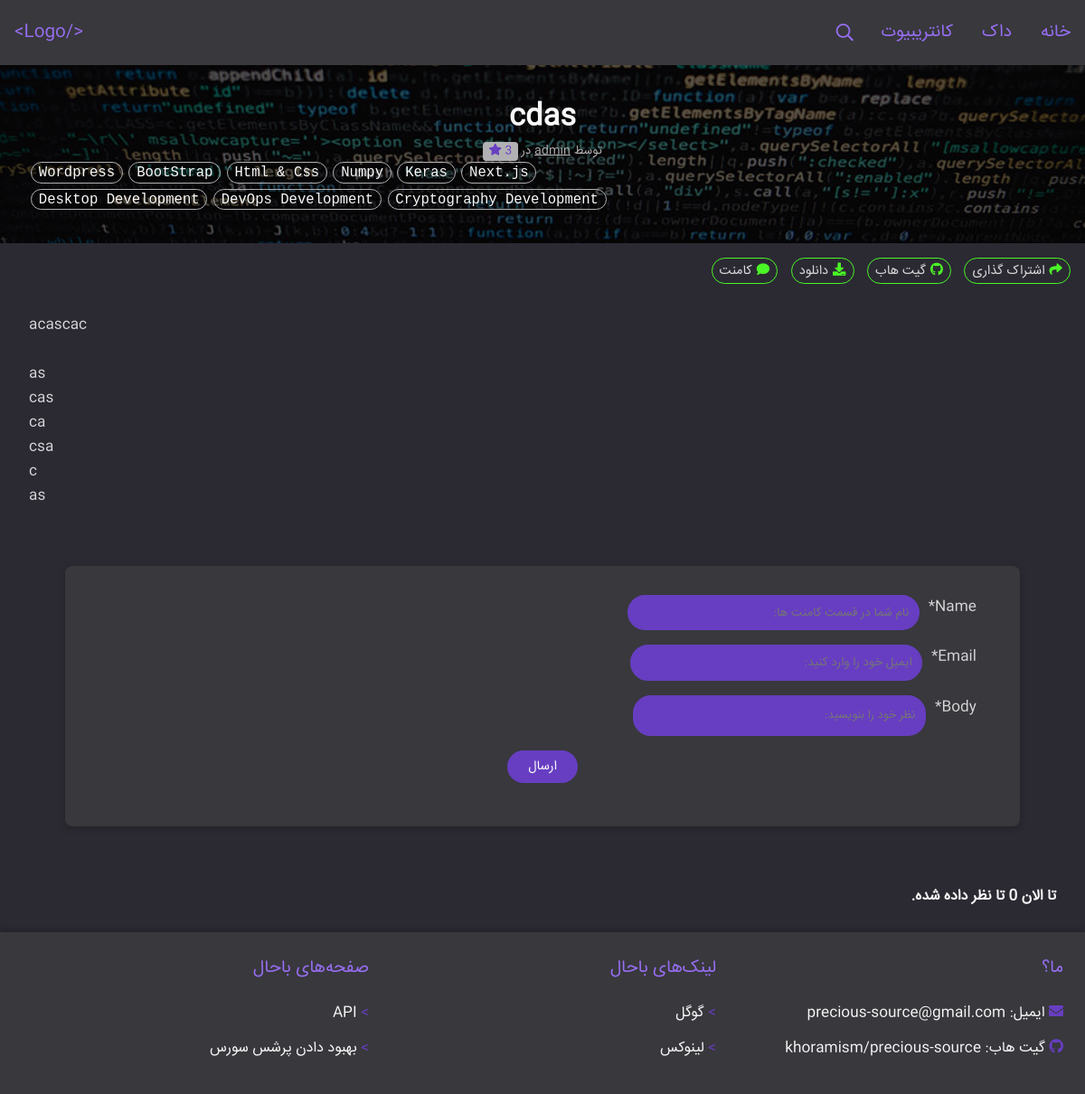
The app's page /post/cdas with its own data.
### blog/models/post.py (models this page shows, shortened)
class Post(Base):
	title = models.CharField(max_length=25)
	slug = models.SlugField(max_length=200, unique=True)
	url = models.URLField(max_length=100)
	stars = models.IntegerField(default=0)
	content = RichTextUploadingField(blank=True)
	summary = models.CharField(max_length=300,blank=True,null=True,default='')
	cat = MultiSelectField(choices=CATS)
	video = models.URLField(max_length=1000)
	langtag  = MultiSelectField(choices=LANGTAGS)
	author = models.ForeignKey(
        User, on_delete=models.CASCADE, related_name="blog_posts")
	class Meta:
		ordering = ['-created']

### blog/views.py (the view)
# urls.py: path('post/<slug:slug>', views.post_detail, name='post_detail'),
def post_detail(request, slug):
	template_name = 'blog/post_detail.html'
	post = get_object_or_404(Post, slug=slug)
	comments = post.comments.filter(active=True)
	new_comment = None
	if request.method == 'POST':
		comment_form = CommentForm(data=request.POST)
		if comment_form.is_valid():
			new_comment = comment_form.save(commit=False)
			new_comment.post = post
			new_comment.save()
	else:
		comment_form = CommentForm()
	return render(request, template_name, {'post': post,
										   'comments': comments,
										   'new_comment': new_comment,
										   'comment_form': comment_form})

### blog/forms.py
class CommentForm(forms.ModelForm):
    body = forms.CharField(widget=CKEditorWidget(config_name='comments'),required=True, max_length=2048)
    class Meta:
        model = Comment
        fields = ('name', 'email', 'body')

### blog/templates/blog/post_detail.html (shortened to what this page needs)
{% extends 'blog/base.html' %}
{% load static %}
{% load crispy_forms_tags %}
{% block content %}
  <head>
    <link href="{% static 'blog/css/post_detail.css' %}" type="text/css" rel="stylesheet">
    <link href="{% static 'blog/css/form.css' %}" type="text/css" rel="stylesheet">
    <link rel="stylesheet"
      href="//cdnjs.cloudflare.com/ajax/libs/highlight.js/10.4.1/styles/monokai-sublime.min.css">
  </head>
<header class="post-headear">
  <div class="post-title">
    <h1>{% block title %} {{ post.title }} {% endblock title %}</h1>
  </div>
  <div class="post-meta">
    <p class="post-whoWhen">توسط <span>{{ post.author }}</span> در </p>
    <p class="post-stars"><i class="fas fa-star"></i> <span>{{ post.stars }}</span></p>
  </div>
  <div class="post-tags en">
    <div id="post-tags-row__langtag" class="post-tags-row">
      {% for tag in post.langtag %}
        <div><p>{{ tag }}</p></div>
      {% endfor %}
    </div>
    <div id="post-tags-row__cat" class="post-tags-row">
      {% for category in post.cat %}
        <div><p>{{ category }}</p></div>
      {% endfor %}
    </div>
  </div>
</header>
<main class="post-main">
  <aside class="post-toolbar">
    <div class="post-toolbar-item">
      <a href="#"><i class="fas fa-share"></i>اشتراک گذاری</a>
    </div>
    <div class="post-toolbar-item">
      <a href="#"><i class="fab fa-github"></i>گیت هاب</a>
    </div>
    <div class="post-toolbar-item">
      <a href="#"><i class="fas fa-download"></i>دانلود</a>
    </div>
    <div class="post-toolbar-item">
      <a href="#post-write-comment"><i class="fas fa-comment"></i>کامنت</a>
    </div>
  </aside>
  <article class="post-article en">
    {{post.content |safe }}
  </article>
</main>
<div class="form-container">
  <form id="post-write-comment" method="post">
    {{ comment_form | crispy }}
    <div class="form-section-container submit">
      <button type="submit" class="">ارسال</button>
    </div>
  </form>
</div>
<div id="post-comment-section">
  <h2 id="post-comment-section__count">تا الان {{ comments.count }} تا نظر داده شده.</h2>
</div>
{% endblock %}

### blog/static/blog/css/style.css (style rules this page uses)
.en { direction: ltr; }
p, h1, h2, h3, h4, h5, h6 { margin: 0; }
body { margin: 0; background-color: #2b2a33; direction: rtl; font-family: "IRANSansWeb"; }

### blog/static/blog/css/post_detail.css (style rules this page uses)
.post-headear { background: linear-gradient(0deg, rgba(0, 0, 0, 0.65), rgba(0, 0, 0, 0.65)), url("/static/blog/img/code.jpg"); background-color: #cccccc; background-position: center; background-repeat: no-repeat; background-size: cover; padding: 2em; }
.post-headear .post-title { color: #f9f9fa; text-align: center; }
.post-headear .post-meta { color: #b1b1b3; font-size: smaller; text-align: center; }
.post-headear .post-meta p { display: inline-block; }
.post-headear .post-meta p.post-whoWhen span { text-decoration: underline; }
.post-headear .post-meta .post-stars { direction: ltr; padding: 0 0.5em; color: #673ec1; font-size: 0.8rem; border-radius: 4px; background-color: #b1b1b3; }
.post-headear .post-meta .post-stars i { cursor: pointer; transition: color 0.3s linear; }
.post-headear .post-tags .post-tags-row > div { display: inline-block; padding: 0.1em 0.5em; margin-left: 2px; margin-bottom: 5px; border: 1px solid #b1b1b3; border-radius: 20px; font-family: monospace; color: #f9f9fa; font-size: 1.2em; transition: all 0.3s linear; cursor: pointer; }
.post-main .post-toolbar { padding: 1em 1em; }
.post-main .post-toolbar .post-toolbar-item { padding: 0 0.5em; margin-left: 10px; border: 1px solid #4af626; border-radius: 20px; display: inline-block; transition: all 0.3s linear; cursor: pointer; }
.post-main .post-toolbar .post-toolbar-item a { transition: all 0.3s linear; color: #d9d9da; font-size: 0.9em; text-decoration: none; }
.post-main .post-toolbar .post-toolbar-item i { margin-left: 5px; color: #4af626; transition: all 0.3s linear; }
.post-main .post-article { color: #d9d9da; padding: 1em 2em; }
#post-write-comment .form-section-container > label { float: right; color: #d9d9da; margin-left: 10px; }
#post-write-comment .form-section-container .form-input { display: inline-block; }
#post-write-comment .form-section-container .form-input input { font-family: "IRANSansWeb"; }
#post-write-comment #id_body { border: none; border-radius: 20px; padding: 10px; font-family: "IRANSansWeb"; font-size: 0.8em; border: 2px solid #673ec1; color: #f9f9fa; background-color: #673ec1; }
#post-comment-section { padding: 1em 2em; }
#post-comment-section #post-comment-section__count { color: #f9f9fa; font-size: 1em; margin-bottom: 10px; }

### blog/static/blog/css/form.css (style rules this page uses)
.form-container { width: 80%; padding: 2em 3em; margin: 3em auto; border-radius: 8px; box-shadow: 0 2px 6px rgba(28, 27, 24, 0.5); background-color: #38383d; }
.form-container .form-section-container { width: 100%; display: inline-block; margin-bottom: 1em; }
.form-container .form-section-container .form-input { display: inline-block; }
.form-container .form-section-container .form-input.filled > input { width: 300px; padding: 0.5em 0.7em; border-radius: 20px; border: #673ec1 solid 2px; color: #f9f9fa; font-family: monospace; background-color: #673ec1; }
.form-container .form-section-container.submit > button { margin: 0 auto; display: block; padding: 0.3em 1.5em; border-radius: 20px; border: 2px solid #673ec1; color: #f9f9fa; font-size: 0.9em; font-family: "IRANSansWeb"; background-color: #673ec1; cursor: pointer; transition: all 0.1s linear; }

### records on screen
Post: title "cdas", author "admin", stars "3", content "acascac as cas ca csa c as"

### other values on screen
{{ tag }} "Wordpress" "BootStrap" "Html & Css" "Numpy" "Keras" "Next.js"
{{ category }} "Desktop Development" "DevOps Development" "Cryptography Development"
{{ comments.count }} "0"
